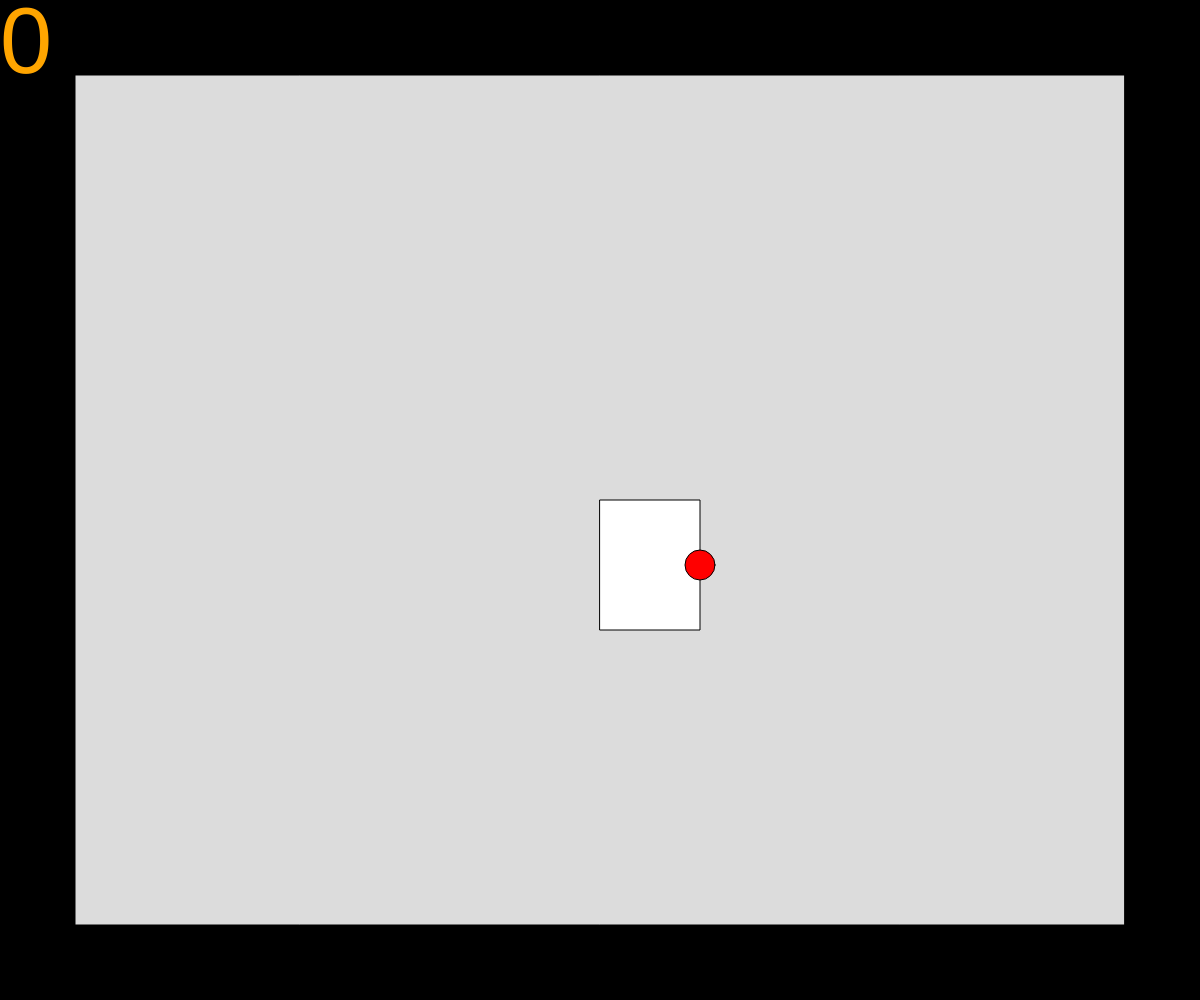
Frame 1 (no input)
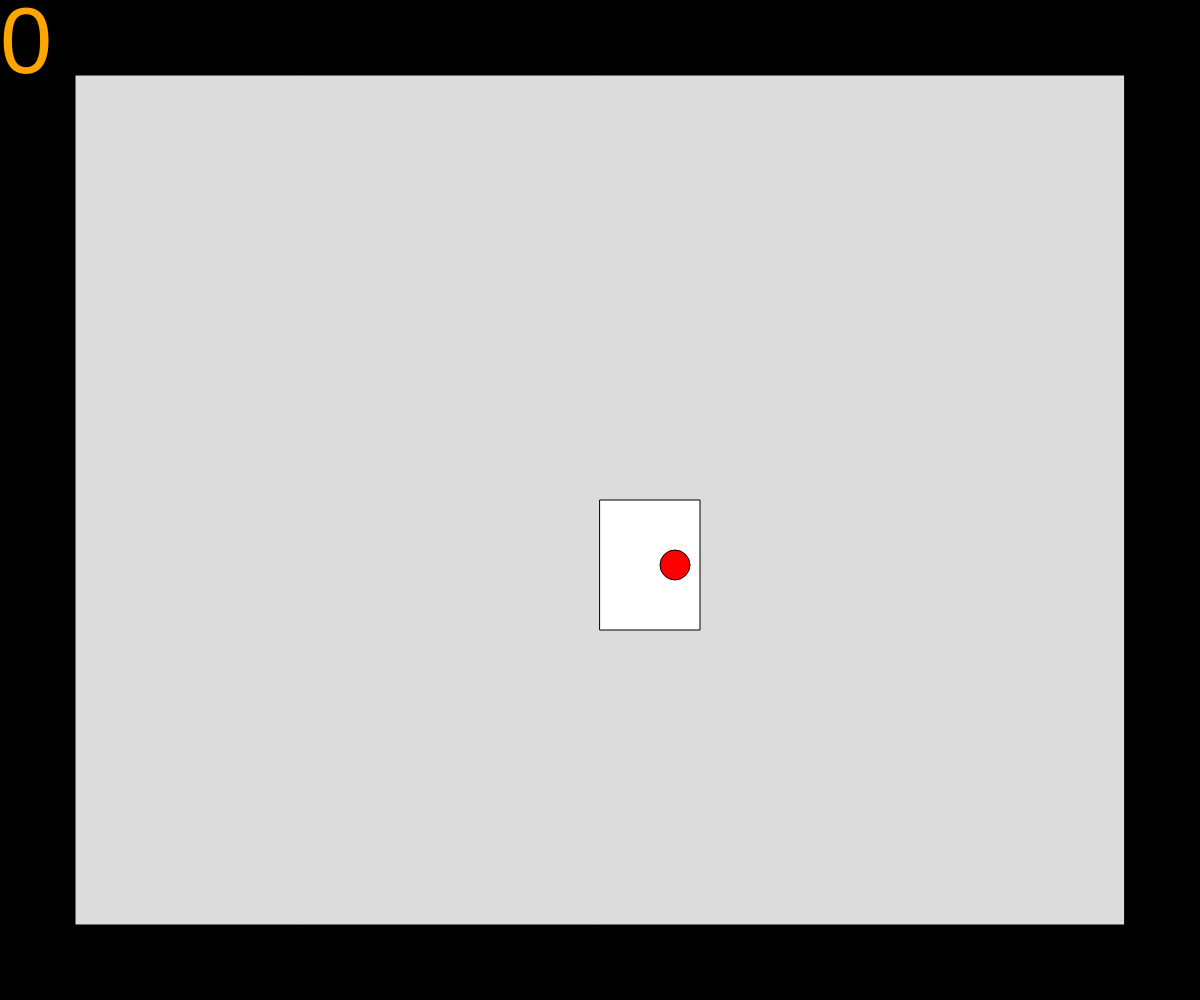
Frame 60 (no input)
Frame 120 (the mouse pressed at the canvas centre since frame 60): identical to frame 60, image omitted

The p5.js sketch that drew these frames (run headless with seeded random() and noise() and a simulated clock; from frame 60 on, the mouse is pressed at the canvas centre):

// p5.js sketch
// ── sketch.js
// Interactive Scene
// Alex Colborne
// Sept 24, 2021
//
// Extra for Experts:
// - I explored what happened when the window was resized while the program was running, making sure that everything in the project will adjust to look and function normally regardless of the window size.


let x, y, w, h, wallWidth, ballX, ballY, theta, speed, ballSpeedX, ballSpeedY, catchBuffer, lossTime,
  lost, score, caught, bouncing, resetWidth, resetX, resetY, diameter, winW;

function setup() {
  //runs the function to restart the game as a setup
  resetGame();
}

//deals with all adjustements required when window is resized
function windowResized() {
  resizeCanvas(windowWidth, windowHeight);
  //adjustements if window is wide
  if(width > height) {
    w = height * 0.1;
    h = height * 0.13;
    wallWidth = height * 0.075;
    diameter = height * 0.03;
    speed = height * 0.0125;
    resetWidth = height * 0.2;
    winW = true;
  }
  //adjustements if window is tall
  else {
    w = width * 0.1;
    h = width * 0.13;
    wallWidth = width * 0.075;
    diameter = width * 0.03;
    speed = width * 0.0125;
    resetWidth = width * 0.2;
    winW = false;
  }
  resetY = height * 0.75;
  ballSpeedX = width * 0.05;
  ballSpeedY = height * 0.05;
  resetX = width/2 - resetWidth/2;
  textSize(wallWidth * 1.25);
}

function draw() {
  background(220);
  //shows what to show when playing vs loss screen
  if(!lost) {
    displayGame();
    wasd();
    walls();
    ballMovement();
    caughtBall();
    loss();
  }
  else {
    lossScreen();
  }
}

function displayGame() {
  //char
  fill(255);
  rect(x, y, w, h);
  
  //walls
  fill(0);
  rect(0, 0, width, wallWidth);
  rect(0, height-wallWidth, width, wallWidth);
  rect(0, 0, wallWidth, height);
  rect(width-wallWidth, 0, wallWidth, height);
  
  //ball
  fill(255, 0, 0);
  ellipse(ballX, ballY, diameter);
  
  //score
  fill("orange");
  text(score, 0, 0);
  
  //shows time before loss
  if(bouncing) {
    text(round((lossTime - millis())/1000, 2), width*0.8, 0);
  }
}

function wasd() {
  if(keyIsDown(87)) { //w
    y -= speed;
  }
  if(keyIsDown(83)) { //s
    y += speed;
  }
  if(keyIsDown(65)) { //a
    x -= speed;
  }
  if(keyIsDown(68)) { //d
    x += speed;
  }
}

//throws the ball in direction of mouse
function mouseClicked() {
  if(!bouncing) {
    theta = atan2(mouseY - ballY , mouseX - ballX);
    bouncing = true; 
    caught = false;
    catchBuffer = millis() + 100;
    ballSpeedX = Math.abs(ballSpeedX);
    ballSpeedY = Math.abs(ballSpeedY);
  }
}

//moves ball
function ballMovement() {
  if(bouncing) {
    ballX += cos(theta) * ballSpeedX;
    ballY += sin(theta) * ballSpeedY;
  }
}

//checks if the ball has been caught
function caughtBall() {
  //buffer on catch so that the ball can leave character
  if(millis() > catchBuffer) {
    if(bouncing) {
      caught = collideRectCircle(x, y, w, h, ballX, ballY, diameter);
      if(caught) {
        score++;
      }
    }
  }
  //resets loss condition when ball is caught
  if(caught) {
    bouncing = false;
    ballX = x + w*0.75;
    ballY = y + 1/2 * h;
    lossTime = millis() + 3000;
  }
}

function walls() {
  //blocking char
  if(x < wallWidth - 5) {
    x+=speed;
  }
  if(x > width - w - wallWidth + 5) {
    x-=speed;
  }
  if(y < wallWidth - 5) {
    y+=speed;
  }
  if(y > height - wallWidth - h + 5) {
    y-=speed;
  }
  
  //bouncing ball
  if(ballX < wallWidth + diameter) {
    ballSpeedX = -ballSpeedX;
  }
  if(ballX > width - wallWidth - diameter) {
    ballSpeedX = -ballSpeedX;
  }
  if(ballY < wallWidth + diameter) {
    ballSpeedY = -ballSpeedY;
  }
  if(ballY > height - wallWidth - diameter) {
    ballSpeedY = -ballSpeedY;
  }
}

//checks if the player has lost the game
function loss() {
  if(millis() > lossTime) {
    lost = true;
  }
}

function lossScreen() {
  background(0);
  //setting up text for loss screen
  textAlign(CENTER, BOTTOM);
  if(winW) {
    textSize(height/6);
  }
  else {
    textSize(width/6);
  }
  text("You Lost, but had a score of: " + score, 0, height/3, width);
  //setting up restart button
  fill(255);
  stroke(0);
  fill(255);
  rect(resetX, resetY, resetWidth);
  fill(100);
  ellipse(width/2, resetY + resetWidth/2, resetWidth - resetWidth/8);
  fill(255);
  ellipse(width/2, resetY + resetWidth/2, resetWidth - resetWidth*0.6);
  fill(100);
  triangle(resetX + 0.6*resetWidth, resetY + resetWidth * 0.5, resetX + resetWidth*0.8, resetY + resetWidth*0.9, resetX + resetWidth, resetY + resetWidth * 0.5);
  noStroke();
  rect(resetX + resetWidth*0.7, resetY + resetWidth * 0.4, resetWidth* 0.22);
  if(mouseX >= resetX && mouseX <= resetX+resetWidth && mouseY >= resetY && mouseY <=           resetY+resetWidth && mouseIsPressed) {
    resetGame();
  }
}

//used as both setup and when restart button is pressed
function resetGame() {
  createCanvas(windowWidth, windowHeight);
  stroke(0);
  x = width/2;
  y = height/2;
  if(width > height) {
    w = height * 0.1;
    h = height * 0.13;
    wallWidth = height * 0.075;
    diameter = height * 0.03;
    speed = height * 0.0125;
    resetWidth = height * 0.2;
    winW = true;
  }
  else {
    w = width * 0.1;
    h = width * 0.13;
    wallWidth = width * 0.075;
    diameter = width * 0.03;
    speed = width * 0.0125;
    resetWidth = width * 0.2;
    winW = false;
  }
  resetY = height * 0.75;
  ballSpeedX = width * 0.05;
  ballSpeedY = height * 0.05;
  ballX = x + w;
  ballY = y + 1/2 * h;
  resetX = width/2 - resetWidth/2;
  
  textSize(wallWidth * 1.25);
  textAlign(LEFT, TOP);
  
  lost = false;
  score = 0;
  caught = true;
  bouncing = false;
}
